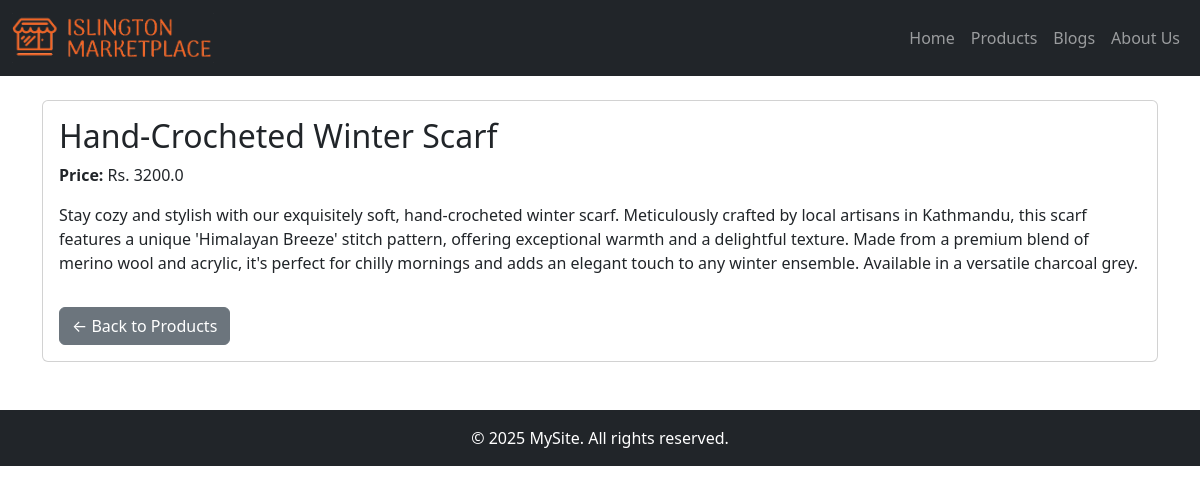
The app's page /products/5/ with its own data.
### sitesetting/models.py (models this page shows, shortened)
class SiteSetting(models.Model):
    site_title = models.CharField(max_length=200, default="Marketplace")
    meta_description = models.TextField(blank=True, null=True)
    meta_keywords = models.CharField(max_length=255, blank=True, null=True)
    logo = models.ImageField(upload_to="photos/logos/", blank=True, null=True)
    favicon = models.ImageField(upload_to="photos/favicons/", blank=True, null=True)
    class Meta:
        verbose_name = "Site Setting"
        verbose_name_plural = "Site Settings"

### pages/models.py (models this page shows, shortened)
class Page(models.Model):
    title = models.CharField(max_length=100)
    slug = models.SlugField(unique=True)
    content = models.TextField()
    created_at = models.DateTimeField(auto_now_add=True)

### products/models.py (models this page shows, shortened)
class Product(models.Model):
    name = models.CharField(max_length=100)
    slug = models.SlugField(unique=True, null=True, blank=True)
    price = models.FloatField()
    description = models.TextField()
    stock = models.IntegerField(default=1)
    status = models.BooleanField(default=0)
    category = models.ForeignKey(Category, on_delete=models.CASCADE)
    created_at = models.DateTimeField(default=timezone.now)
    product_image = models.ImageField(upload_to='photos/products', blank=True)

### products/views.py (the view)
# urls.py: path('<int:id>/', views.product_detail, name='product_detail'),
def product_detail(request, id):
    product = get_object_or_404(Product, id=id)
    return render(request, 'products/details1.html', {'product': product})

### pages/context_processors.py (called while the page is built)
def pages_links(request):
    pages = Page.objects.all()
    return {'pages': pages}

### sitesetting/context_processors.py (called while the page is built)
def site_settings(request):
    setting = SiteSetting.objects.first()
    return {'site_setting': setting}

### templates/products/details1.html
{% extends 'master/base1.html' %}
{% block content %}
<div class="card">
  <div class="card-body">
    <h2>{{ product.name }}</h2>
    <p><strong>Price:</strong> Rs. {{ product.price }}</p>
    <p>{{ product.description }}</p>
    <a href="{% url 'products' %}" class="btn btn-secondary mt-3">← Back to Products</a>
  </div>
</div>
{% endblock %}

### templates/includes/header1.html (shortened to what this page needs)
{% load static %}
<nav class="navbar navbar-expand-lg navbar-dark bg-dark">
  <div class="container-fluid">
    <a class="navbar-brand" href="{% url 'home' %}">
      {% if site_setting.logo %}
      <img src="{{ site_setting.logo.url }}" alt="logo"
      style="max-height: 50px; width: auto;" class="d-inline-block align-middle">
      {%endif%}
    </a>
    <div class="collapse navbar-collapse" id="navbarNav">
      <ul class="navbar-nav ms-auto">
        <li class="nav-item">
          <a class="nav-link" href="{% url 'home' %}">Home</a>
        </li>
        <li class="nav-item">
          <a class="nav-link" href="{% url 'products' %}">Products</a>
        </li>
        <li class="nav-item">
          <a class="nav-link" href="{% url 'blogs' %}">Blogs</a>
        </li>
        {% for page in pages %}
        <li class="nav-item">
          <a class="nav-link" href="{% url 'page_detail' page.slug %}">{{ page.title }}</a>
        </li>
        {% endfor %}
      </ul>
    </div>
  </div>
</nav>

### records on screen
SiteSetting: logo (picture)
Page: title "About Us"
Product: name "Hand-Crocheted Winter Scarf", price "3200.0", description "Stay cozy and stylish with our exquisitely soft, hand-crocheted winter scarf. Meticulously crafted by local artisans in Kathmandu, this scarf features a unique 'Himalayan Breeze' stitch pattern, offering exceptional warmth and a delightful texture. Made from a premium blend of merino wool and acrylic, it's perfect for chilly mornings and adds an elegant touch to any winter ensemble. Available in a versatile charcoal grey."
